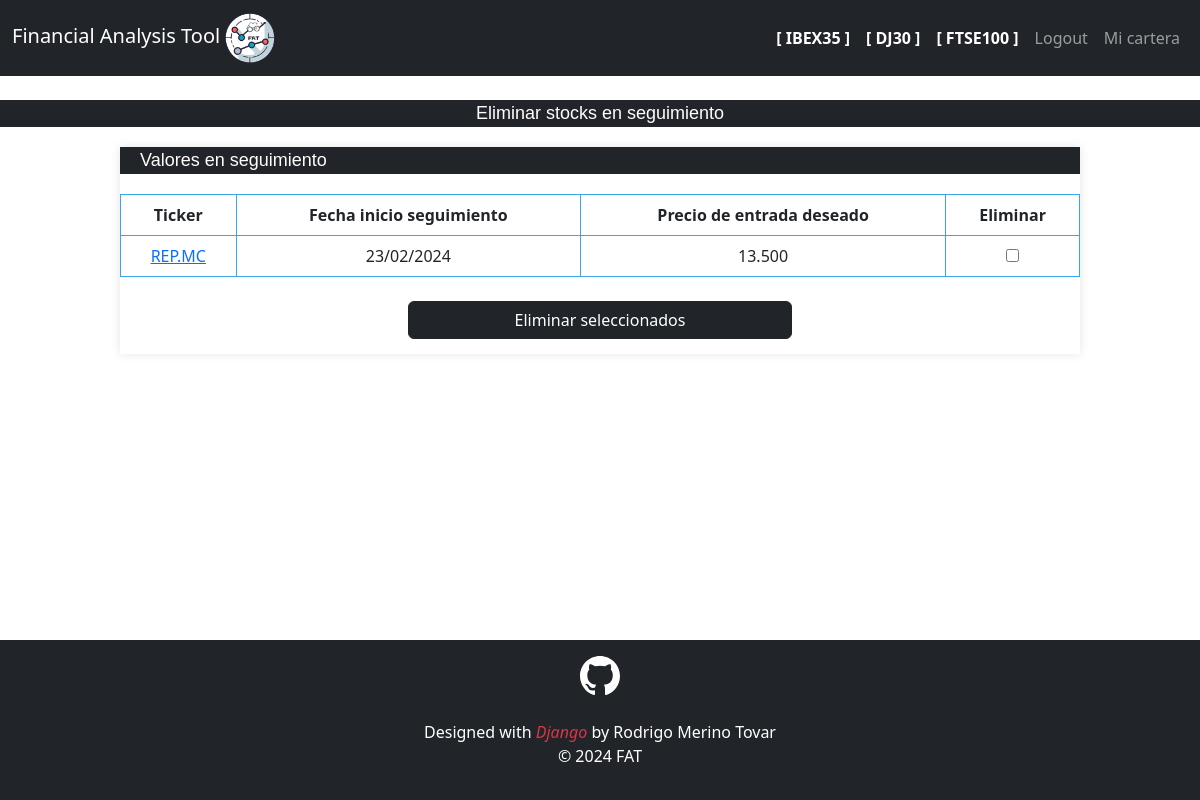
/dashboard/eliminar_seguimientos/ (signed in), run on the app's committed database.
### DashBoard/models.py (models this page shows, shortened)
class StockSeguimiento(models.Model):
    usuario = models.ForeignKey(User, on_delete=models.CASCADE)
    ticker_bd = models.CharField(max_length=7)
    bd = models.CharField(max_length=10)
    ticker = models.CharField(max_length=7)
    nombre_stock = models.CharField(max_length=255)
    fecha_inicio_seguimiento = models.DateTimeField()
    precio_entrada_deseado = models.DecimalField(max_digits=10, decimal_places=4)
    moneda = models.CharField(max_length=4)
    sector = models.CharField(max_length=255)
    objects = models.Manager()

### DashBoard/views.py (the view)
# urls.py: path('dashboard/eliminar_seguimientos/', eliminar_seguimientos, name="eliminar_seguimientos"),
@login_required
def eliminar_seguimientos(request):
    if request.method == "GET":
        lista_seguimiento = StockSeguimiento.objects.filter(usuario=request.user)
        context = {
            "lista_seguimiento": lista_seguimiento,
        }
        return render(request, "eliminar_seguimientos.html", context)
    seleccionados = request.POST.getlist('eliminar_seguimientos')
    StockSeguimiento.objects.filter(id__in=seleccionados).delete()
    return redirect("dashboard")

### DashBoard/templates/eliminar_seguimientos.html (shortened to what this page needs)
{% extends 'base.html' %}
{% load static %}
{% block content %}
<link rel="stylesheet" type="text/css" href="{% static 'css/estilos_modificar_cartera.css' %}">
<div>
    <br><p class="cabecera">Eliminar stocks en seguimiento</p>
</div>
<div class="caja" style="width: 80%;">
    <p class="barra">Valores en seguimiento</p>
    <form method="post" action="{% url 'eliminar_seguimientos' %}" style="text-align: center;">
        <table>
            <thead>
                <tr>
                    <th>Ticker</th>
                    <th>Fecha inicio seguimiento</th>
                    <th>Precio de entrada deseado</th>
                    <th>Eliminar</th>
                </tr>
            </thead>
            <tbody>
                {% for stock_seguido in lista_seguimiento %}
                    <tr>
                        <td><a title="{{ stock_seguido.nombre_stock }}" href="/{{ stock_seguido.bd }}/{{ stock_seguido.ticker_bd }}/chart">{{ stock_seguido.ticker }}</a></td>
                        <td>{{ stock_seguido.fecha_inicio_seguimiento|date:"d/m/Y" }}</td>
                        <td>{{ stock_seguido.precio_entrada_deseado|floatformat:3 }}</td>
                        <td><input type="checkbox" name="eliminar_seguimientos" value="{{ stock_seguido.id }}"></td>
                    </tr>
                {% endfor %}
            </tbody>
        </table>
        <br>
        <button type="submit" class="btn btn-dark" style="width: 40%; margin-bottom: 15px;">Eliminar seleccionados</button>
    </form>
</div>
{% endblock %}

### static/css/estilos_base.css (style rules this page uses)
body { display: flex; flex-direction: column; min-height: 100vh; margin: 0; }

### static/css/estilos_modificar_cartera.css (style rules this page uses)
.cabecera { background-color: #212428; color: #FFFEFE; font-size: 18px; font-family: 'Arial', sans-serif; text-align: center; }
.caja { margin: 20px auto; overflow: hidden; box-shadow: 0 0 10px rgba(0, 0, 0, 0.1); }
.barra { width: 100%; background-color: #212428; color: #FFFEFE; font-size: 18px; font-family: 'Arial', sans-serif; padding-left: 20px; }
table { width: 100%; border-collapse: collapse; margin-top: 20px; }
th, td { border: 1px solid #3BA5EA; padding: 8px; text-align: center; background-color: white; color: #212428; }

### data on the page
StockSeguimiento: ticker "REP.MC", fecha_inicio_seguimiento "23/02/2024", precio_entrada_deseado "13.500"
